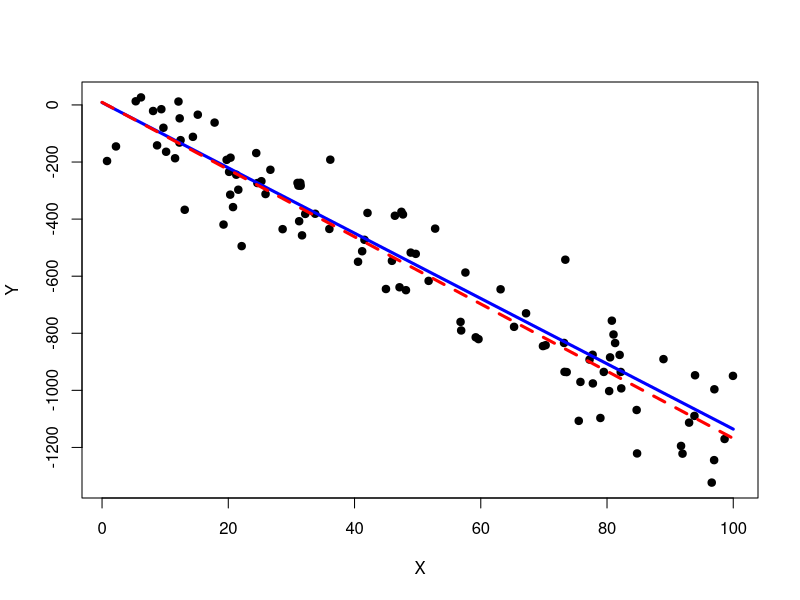

Reproduce this figure in R.
#!/bin/env Rscript

# Generate a random model with given coefficient and intercept
beta <- rnorm(1,0,5)
intercept <- rnorm(1,0,5)
sd <- 100 # noise variance
N <- 100 # sample size
cat(paste("Y=",beta,"X+",intercept))

# Simulate data from the model
Xs <- runif(N,0,100)
Ys <- beta*Xs+intercept+rnorm(N,0,sd)
matrix <- cbind(Xs,Ys)
colnames(matrix) <- c("X","Y")

# See how well we can re-learn the model from the data
model <- lm(Y~X,data=as.data.frame(matrix))
summary(model)
interceptEst <- model$coefficients[[1]]
betaEst <- model$coefficients[[2]]

# Plot points
pdf("plot.pdf")
plot(matrix,pch=19)
line1 <- matrix(c(0,100,intercept,beta*100+intercept),nrow=2,ncol=2)
lines(line1,col="blue",lwd=3)
line2 <- matrix(c(0,100,interceptEst,betaEst*100+interceptEst),nrow=2,ncol=2)
lines(line2,col="red",lty=2,lwd=3)
dev.off()
